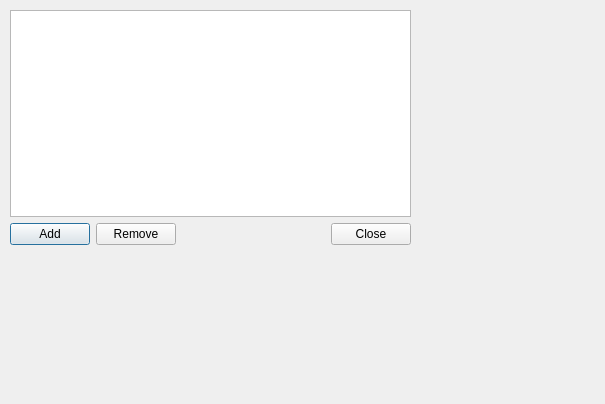
<?xml version="1.0" encoding="UTF-8"?>
<ui version="4.0">
 <class>DictionDialog</class>
 <widget class="QDialog" name="DictionDialog">
  <property name="geometry">
   <rect>
    <x>0</x>
    <y>0</y>
    <width>605</width>
    <height>404</height>
   </rect>
  </property>
  <property name="windowTitle">
   <string>Dialog</string>
  </property>
  <widget class="QWidget" name="layoutWidget">
   <property name="geometry">
    <rect>
     <x>10</x>
     <y>10</y>
     <width>401</width>
     <height>235</height>
    </rect>
   </property>
   <layout class="QGridLayout" name="gridLayout">
    <item row="0" column="0" colspan="4">
     <widget class="QListView" name="listView"/>
    </item>
    <item row="1" column="0">
     <widget class="QPushButton" name="Add">
      <property name="text">
       <string>Add</string>
      </property>
     </widget>
    </item>
    <item row="1" column="1">
     <widget class="QPushButton" name="Remove">
      <property name="text">
       <string>Remove</string>
      </property>
     </widget>
    </item>
    <item row="1" column="2">
     <spacer name="horizontalSpacer">
      <property name="orientation">
       <enum>Qt::Horizontal</enum>
      </property>
      <property name="sizeHint" stdset="0">
       <size>
        <width>148</width>
        <height>20</height>
       </size>
      </property>
     </spacer>
    </item>
    <item row="1" column="3">
     <widget class="QPushButton" name="Close">
      <property name="text">
       <string>Close</string>
      </property>
     </widget>
    </item>
   </layout>
  </widget>
 </widget>
 <resources/>
 <connections/>
</ui>
